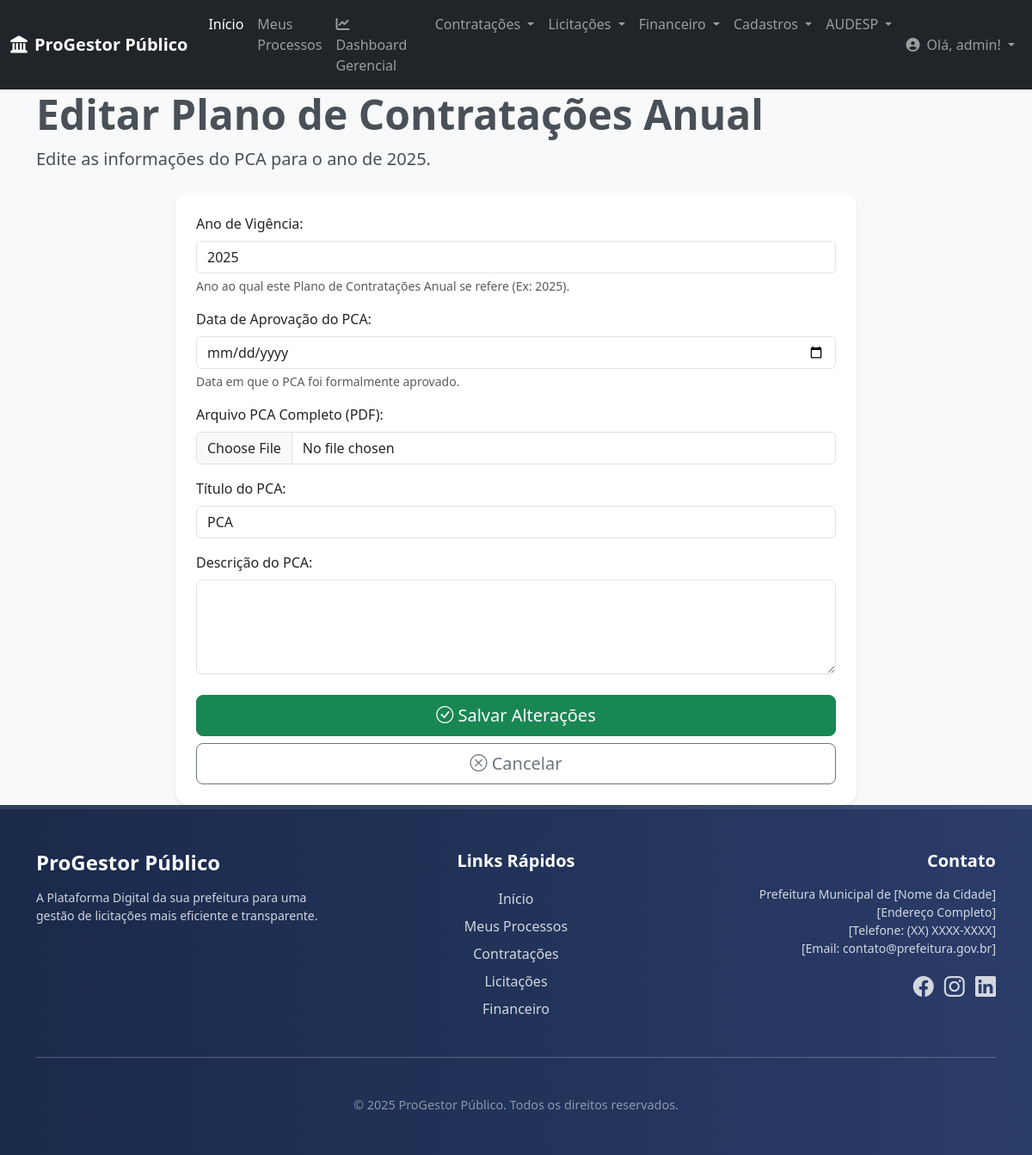
Screenshot of /contratacoes/pcas/4/editar/ (signed in) with the database file from the repository.
### contratacoes/models.py (models this page shows, shortened)
class PCA(models.Model):
    ano_vigencia = models.IntegerField(
        unique=True,
        verbose_name="Ano de Vigência",
        help_text="Ano ao qual este Plano de Contratações Anual se refere (Ex: 2025)."
    )
    data_aprovacao = models.DateField(
        verbose_name="Data de Aprovação do PCA",
        help_text="Data em que o PCA foi formalmente aprovado."
    )
    responsavel_aprovacao = models.ForeignKey(
        settings.AUTH_USER_MODEL,
        on_delete=models.PROTECT,
        verbose_name="Responsável pela Aprovação"
    )
    arquivo_pca = models.FileField(
        upload_to='pca_arquivos/',
        null=True,
        blank=True,
        verbose_name="Arquivo PCA Completo (PDF)"
    )
    titulo = models.CharField(max_length=255, verbose_name="Título do PCA", default="PCA")
    descricao = models.TextField(blank=True, null=True, verbose_name="Descrição do PCA")
    class Meta:
        verbose_name = "Plano de Contratações Anual (PCA)"
        verbose_name_plural = "Planos de Contratações Anuais (PCA)"
        ordering = ['-ano_vigencia']

### contratacoes/views.py (the view)
# urls.py: path('pcas/<int:pk>/editar/', views.editar_pca, name='editar_pca'),
@login_required
def editar_pca(request, pk):
    pca = get_object_or_404(PCA, pk=pk)
    if pca.responsavel_aprovacao != request.user and not request.user.is_superuser:
        messages.error(request, 'Você não tem permissão para editar este PCA.')
        return redirect('contratacoes:detalhar_pca', pk=pca.pk)
    if request.method == 'POST':
        form = PCAForm(request.POST, request.FILES, instance=pca)
        itens_formset = ItemPCAFormSet(request.POST, instance=pca, prefix='itens')
        if form.is_valid() and itens_formset.is_valid():
            try:
                with transaction.atomic():
                    pca = form.save()
                    itens_formset.instance = pca
                    itens_formset.save()
                messages.success(request, 'PCA atualizado com sucesso!')
                return redirect('contratacoes:detalhar_pca', pk=pca.pk)
            except Exception as e:
                messages.error(request, f"Não foi possível atualizar o PCA devido a um erro inesperado: {e}")
                print(f"Erro na atualização do PCA: {e}")
        else:
            messages.error(request, 'Erro ao atualizar PCA. Verifique os campos.')
            print("Erros do formulário PCA (Edição):", form.errors)
            print("Erros do formset de Itens PCA (Edição):", itens_formset.errors)
    else:
        form = PCAForm(instance=pca)
        itens_formset = ItemPCAFormSet(instance=pca, prefix='itens')
    context = {
        'form': form,
        'itens_formset': itens_formset,
        'pca': pca,
        'titulo_pagina': f'Editar PCA {pca.ano_vigencia}',
    }
    return render(request, 'contratacoes/editar_pca.html', context)

### contratacoes/forms.py
class PCAForm(forms.ModelForm):
    class Meta:
        model = PCA
        exclude = ['responsavel_aprovacao']
        widgets = {
            'ano_vigencia': forms.NumberInput(attrs={'class': 'form-control'}),
            'titulo': forms.TextInput(attrs={'class': 'form-control'}),
            'descricao': forms.Textarea(attrs={'rows': 4, 'class': 'form-control'}),
            'data_aprovacao': forms.DateInput(attrs={'class': 'form-control', 'type': 'date'}),
            'arquivo_pca': forms.FileInput(attrs={'class': 'form-control'}),
        }

### core/context_processors.py (called while the page is built)
def global_context(request):
    return {
        'logo_url': 'img/logo_barueri.jpg', # Caminho do seu logo
        'ano_atual': datetime.date.today().year, # Opcional: para o footer de direitos autorais
    }

### contratacoes/templates/contratacoes/editar_pca.html (shortened to what this page needs)
{% extends 'base.html' %}
{% load widget_tweaks %}
{% block content %}
<section class="header-section mb-4">
    <div class="container">
        <h1 class="display-5 fw-bold">Editar Plano de Contratações Anual</h1>
        <p class="lead">Edite as informações do PCA para o ano de {{ pca.ano_vigencia }}.</p>
    </div>
</section>
<div class="row justify-content-center">
    <div class="col-md-10 col-lg-8">
        <div class="card shadow-sm border-0 rounded-4">
            <div class="card-body p-4">
                <form method="post">
                    {% for field in form %}
                        <div class="mb-3">
                            <label for="{{ field.id_for_label }}" class="form-label">{{ field.label }}:</label>
                            {{ field|add_class:"form-control" }}
                            {% if field.help_text %}
                                <div class="form-text text-muted">{{ field.help_text }}</div>
                            {% endif %}
                        </div>
                    {% endfor %}
                    <div class="d-grid gap-2 mt-4">
                        <button type="submit" class="btn btn-success btn-lg"><i class="bi bi-check-circle"></i> Salvar Alterações</button>
                        <a href="{% url 'contratacoes:detalhar_pca' pk=pca.pk %}" class="btn btn-outline-secondary btn-lg"><i class="bi bi-x-circle"></i> Cancelar</a>
                    </div>
                </form>
            </div>
        </div>
    </div>
</div>
{% endblock content %}

### core/templates/core/navbar.html (shortened to what this page needs)
<nav class="navbar navbar-expand-lg navbar-dark bg-dark shadow-sm">
    <div class="container-fluid">
        <a class="navbar-brand fw-bold" href="{% url 'core:home' %}">
            <i class="fas fa-landmark me-2"></i>ProGestor Público
        </a>
        <div class="collapse navbar-collapse" id="navbarNavDropdown">
            <ul class="navbar-nav me-auto mb-2 mb-lg-0">
                <li class="nav-item">
                    <a class="nav-link active" aria-current="page" href="{% url 'core:home' %}">Início</a>
                </li>
                <li class="nav-item">
                    <a class="nav-link" href="{% url 'core:meus_processos' %}">Meus Processos</a>
                </li>
                <li class="nav-item">
                    <a class="nav-link" href="{% url 'core:dashboard_gerencial' %}">
                        <i class="fas fa-chart-line me-1"></i>Dashboard Gerencial
                    </a>
                </li>
                <li class="nav-item dropdown">
                    <a class="nav-link dropdown-toggle" href="#" id="navbarContratacoes" role="button" data-bs-toggle="dropdown" aria-expanded="false">
                        Contratações
                    </a>
                </li>
                <li class="nav-item dropdown">
                    <a class="nav-link dropdown-toggle" href="#" id="navbarLicitacoes" role="button" data-bs-toggle="dropdown" aria-expanded="false">
                        Licitações
                    </a>
                </li>
                <li class="nav-item dropdown">
                    <a class="nav-link dropdown-toggle" href="#" id="navbarFinanceiro" role="button" data-bs-toggle="dropdown" aria-expanded="false">
                        Financeiro
                    </a>
                </li>
                <li class="nav-item dropdown">
                    <a class="nav-link dropdown-toggle" href="#" id="navbarCadastros" role="button" data-bs-toggle="dropdown" aria-expanded="false">
                        Cadastros
                    </a>
                </li>
                <li class="nav-item dropdown">
                    <a class="nav-link dropdown-toggle" href="#" id="navbarAudesp" role="button" data-bs-toggle="dropdown" aria-expanded="false">
                        AUDESP
                    </a>
                </li>
            </ul>
            <ul class="navbar-nav">
                {% if user.is_authenticated %}
                    <li class="nav-item dropdown">
                        <a class="nav-link dropdown-toggle" href="#" id="navbarUserDropdown" role="button" data-bs-toggle="dropdown" aria-expanded="false">
                            <i class="fas fa-user-circle me-1"></i> Olá, {{ user.username }}!
                        </a>
                    </li>
                {% else %}
                    <li class="nav-item">
                        <a class="nav-link" href="{% url 'account_login' %}">Entrar</a>
                    </li>
                {% endif %}
            </ul>
        </div>
    </div>
</nav>

### core/templates/base.html (style rules this page uses)
:root { --primary-color: #0056b3; --secondary-color: #337ab7; --dark-blue: #1a2a4b; --light-grey: #f8f9fa; --medium-grey: #e9ecef; --text-dark: #495057; --text-light: #ffffff; }
body { display: flex; flex-direction: column; min-height: 100vh; font-family: 'Segoe UI', Roboto, 'Helvetica Neue', Arial, sans-serif; background-color: var(--light-grey); color: var(--text-dark); }
.navbar { box-shadow: 0 2px 4px rgba(0,0,0,.08); }
.card { border-radius: 10px; box-shadow: 0 4px 12px rgba(0,0,0,.08); transition: transform 0.2s ease-in-out; }

### rows the page displays
PCA: ano_vigencia "2025", form "2025" "PCA"

### other values shown
{{ user.username }} "admin"
{{ field.label }} "Ano de Vigência" "Data de Aprovação do PCA" "Arquivo PCA Completo (PDF)" "Título do PCA" "Descrição do PCA"
{{ field.help_text }} "Ano ao qual este Plano de Contratações Anual se refere (Ex: 2025)." "Data em que o PCA foi formalmente aprovado."
